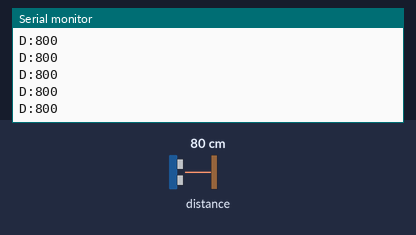
The sketch below on a simulated Arduino Uno, built with avr-gcc and run on an emulated ATmega328P. On the bench: the last lines printed to the serial monitor. The test bench sets the inputs (shaded band); at power-on: distance to the obstacle 80 cm.

Above: at 1.2 s.
1.3 s: distance to the obstacle set to 2 cm
At 2.0 s:
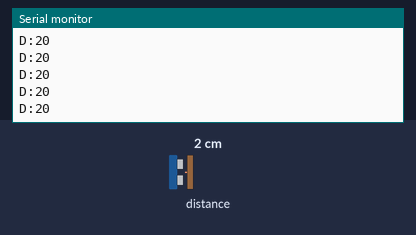
2.8 s: distance to the obstacle set to 4 cm
At 3.6 s:
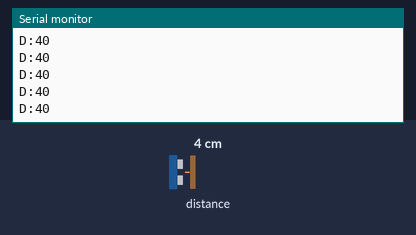
Timing chart, 0 to 5.8 s (numbered marks = the images above; inputs shaded):
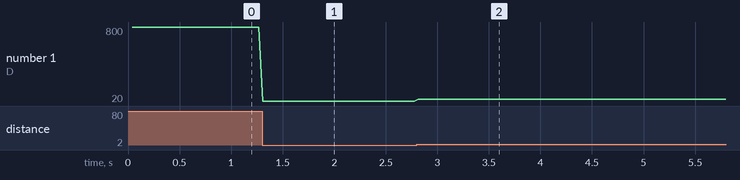

The sketch:

sketch_vl53_test.ino
```cpp
#include <Wire.h>
#include <VL53L0X.h>
#include <SoftwareSerial.h>

// BTSerial RX=D10, TX=D11（與其他 sketch 相同）
SoftwareSerial BTSerial(10, 11);
VL53L0X sensor;

void setup() {
  Serial.begin(115200);   // USB 除錯用
  BTSerial.begin(9600);   // 藍牙回傳
  Wire.begin();

  Serial.println("VL53L0X 初始化中...");
  if (!sensor.init()) {
    Serial.println("偵測不到感測器！請檢查 A4/A5 接線。");
    while (1) {}
  }
  sensor.setTimeout(500);

  // 長距模式設定（可達約 2m，速度降為 ~10Hz）
  sensor.setSignalRateLimit(0.1);
  sensor.setVcselPulsePeriod(VL53L0X::VcselPeriodPreRange, 18);
  sensor.setVcselPulsePeriod(VL53L0X::VcselPeriodFinalRange, 14);
  sensor.setMeasurementTimingBudget(100000);  // 100ms

  sensor.startContinuous();
  Serial.println("就緒，開始回傳距離數值。");
}

void loop() {
  uint16_t mm = sensor.readRangeContinuousMillimeters();

  if (sensor.timeoutOccurred()) {
    BTSerial.println("TIMEOUT");
    Serial.println("TIMEOUT");
  } else {
    BTSerial.print("D:");
    BTSerial.println(mm);
    Serial.print("D:");
    Serial.println(mm);
  }
}
```

Measured:
- after the input at 1.3 s, the serial monitor: prints a new line at once (image 1)
- after the input at 2.8 s, the serial monitor: prints a new line at once (image 2)
- plotted number 1: 800 → 20 after the input at 1.3 s, 20 → 40 after the input at 2.8 s
